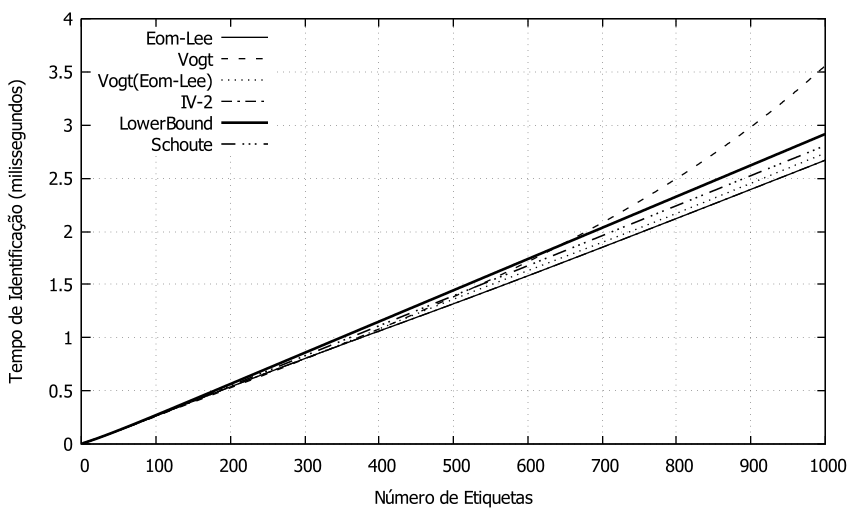

Recreate this plot in gnuplot.
set xlabel "Número de Etiquetas"
set ylabel "Tempo de Identificação (milissegundos)"
set monochrome
set key vertical top left
set grid
plot "Eom-Lee-IDTime-64.txt" u 1:2 t 'Eom-Lee' w lines, \
"Vogt-IDTime-64.txt" u 1:2 t 'Vogt' w lines, \
"Vogt(Eom-Lee)-IDTime-64.txt" u 1:2 t 'Vogt(Eom-Lee)' w lines, \
"IV-2-IDTime-64.txt" u 1:2 t 'IV-2' w lines, \
"LowerBound-IDTime-64.txt" u 1:2 t 'LowerBound' w lines, \
"Schoute-IDTime-64.txt" u 1:2 t 'Schoute' w lines, \
